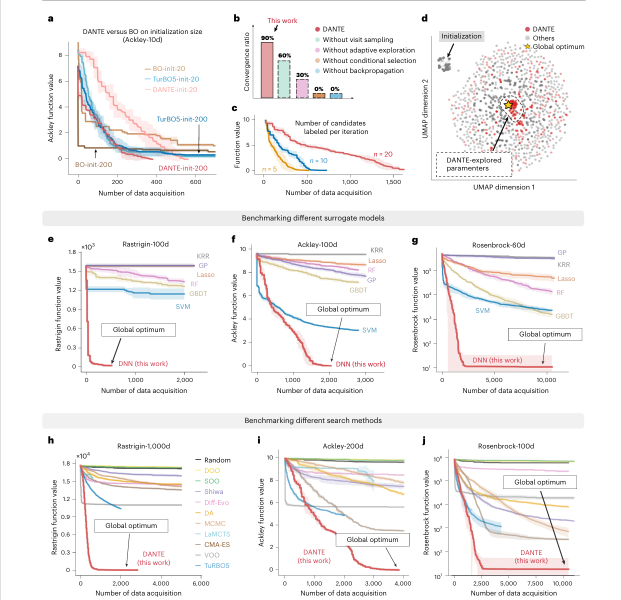
#> input picture figure_gallery/02_algorithm/nature_optimization_fig3.png, 1242 x 1200 px (shown at 1/2 size); its folder holds only this picture in this run
$ python update_gallery.py
#> lines starting #> are read from the running program, lines starting #| are printed output that depends on the picture
#> in analyze, image is the input picture: PIL image 1242x1200 RGB; mean R, G, B 245.5, 243.8, 243.7
### figure_studio/gallery.py
"""A small, local, non-destructive reference-gallery index."""

import csv
import hashlib
import json
from collections.abc import Iterable, Mapping
from dataclasses import dataclass, field, replace
from datetime import UTC, datetime
from pathlib import Path

import numpy as np
from PIL import Image

from .artifacts import directory_status

IMAGE_SUFFIXES = {".png", ".jpg", ".jpeg", ".webp", ".tif", ".tiff"}
CSV_FIELDS = (
    "relative_path",
    "sha256",
    "width",
    "height",
    "mode",
    "file_size",
    "modified_utc",
    "availability",
    "content_changed",
    "previous_sha256",
    "preference_review_status",
    "dominant_color",
    "mean_luminance",
    "grayscale_estimate",
    "whitespace_estimate",
    "is_duplicate",
    "favorite",
    "style",
    "chart_type",
    "application",
    "tags",
    "source",
    "user_evaluation",
    "analysis_date",
    "visual_analysis_status",
    "visual_analysis_date",
    "visual_analysis_by",
    "visual_analysis_notes",
    "visual_analysis_viewed",
    "visual_analysis_receipt",
)


@dataclass
class GalleryRecord:
    """Factual and manually editable metadata for one image."""

    relative_path: str
    sha256: str
    width: int
    height: int
    mode: str
    file_size: int
    modified_utc: str
    dominant_color: str
    mean_luminance: float
    grayscale_estimate: bool
    whitespace_estimate: float
    availability: str = "present"
    content_changed: bool = False
    previous_sha256: str = ""
    preference_review_status: str = "not_required"
    is_duplicate: bool = False
    favorite: bool = False
    style: str = ""
    chart_type: str = ""
    application: str = ""
    tags: str = ""
    source: str = ""
    user_evaluation: str = ""
    analysis_date: str = field(default_factory=lambda: datetime.now(UTC).date().isoformat())
    visual_analysis_status: str = "not_analyzed"
    visual_analysis_date: str = ""
    visual_analysis_by: str = ""
    visual_analysis_notes: str = ""
    visual_analysis_viewed: bool = False
    visual_analysis_receipt: str = ""

    def to_row(self) -> dict[str, str]:
        return {
            "relative_path": self.relative_path,
            "sha256": self.sha256,
            "width": str(self.width),
            "height": str(self.height),
            "mode": self.mode,
            "file_size": str(self.file_size),
            "modified_utc": self.modified_utc,
            "availability": self.availability,
            "content_changed": str(self.content_changed).lower(),
            "previous_sha256": self.previous_sha256,
            "preference_review_status": self.preference_review_status,
            "dominant_color": self.dominant_color,
            "mean_luminance": f"{self.mean_luminance:.4f}",
            "grayscale_estimate": str(self.grayscale_estimate).lower(),
            "whitespace_estimate": f"{self.whitespace_estimate:.4f}",
            "is_duplicate": str(self.is_duplicate).lower(),
            "favorite": str(self.favorite).lower(),
            "style": self.style,
            "chart_type": self.chart_type,
            "application": self.application,
            "tags": self.tags,
            "source": self.source,
            "user_evaluation": self.user_evaluation,
            "analysis_date": self.analysis_date,
            "visual_analysis_status": self.visual_analysis_status,
            "visual_analysis_date": self.visual_analysis_date,
            "visual_analysis_by": self.visual_analysis_by,
            "visual_analysis_notes": self.visual_analysis_notes,
            "visual_analysis_viewed": str(self.visual_analysis_viewed).lower(),
            "visual_analysis_receipt": self.visual_analysis_receipt,
        }


@dataclass(frozen=True)
class GalleryWorkReference:
    """A verified link from a gallery entry to an explicitly accepted work."""

    work_id: str
    status: str
    user_evaluation: str
    accepted_directory: str
    candidate_directory: str
    visual_design_reference: str
    code_reference: dict[str, object]
    source_hashes: dict[str, str]
    available: bool

    # [12 lines left out: function to_mapping, not called in this run]


class GalleryIndex:
    """Scan and search a local gallery without changing source images."""

    def __init__(self, root: str | Path):
        self.root = Path(root).expanduser().resolve()
        self.generated_root = self.root / "_generated"
        self.notes_root = self.generated_root / "gallery_notes"
        self.visual_analysis_root = self.generated_root / "gallery_visual_analysis"
        self.history_root = self.generated_root / "gallery_history"
        self.work_links_root = self.generated_root / "work_links"
        self.preferences_path = self.generated_root / "gallery_preferences.json"
        self.stale_report_path = self.generated_root / "stale_records.json"
        self.index_path = self.root / "gallery_index.csv"
        self._records: list[GalleryRecord] = []
        self._stale_records: list[GalleryRecord] = []
        self._scanned = False

    def _image_paths(self) -> list[Path]:
        if not self.root.exists():
            return []
        return sorted(
            path
            for path in self.root.rglob("*")
            if path.is_file()
            and not path.is_symlink()
            and path.suffix.lower() in IMAGE_SUFFIXES
            and self.generated_root not in path.parents
        )

    def _relative_path(self, path: Path) -> str:
        return path.resolve().relative_to(self.root).as_posix()

    @staticmethod
    def _hash(path: Path) -> str:
        digest = hashlib.sha256()
        with path.open("rb") as stream:
            for chunk in iter(lambda: stream.read(1024 * 1024), b""):
                digest.update(chunk)
        return digest.hexdigest()

    @staticmethod
    def _dominant_color(image: Image.Image) -> str:
        quantized = image.convert("RGB").resize((64, 64)).quantize(colors=8)
        counts = quantized.getcolors(maxcolors=64 * 64)
        if not counts:
            return "#000000"
        _, color_index = max(counts)
        palette = quantized.getpalette()
        red, green, blue = palette[color_index * 3 : color_index * 3 + 3]
        return f"#{red:02X}{green:02X}{blue:02X}"

    @staticmethod
    def _pixel_facts(image: Image.Image) -> tuple[float, bool, float]:
        array = np.asarray(image.convert("RGB").resize((100, 100)), dtype=np.float32)
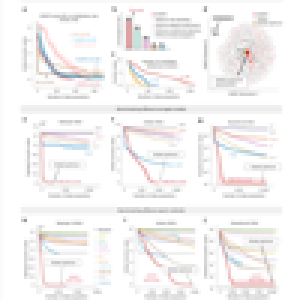
#> array: shape (100, 100, 3) float32 (shown 3 times larger); mean R, G, B 245.2, 243.5, 243.4
        luminance = (0.2126 * array[:, :, 0] + 0.7152 * array[:, :, 1] + 0.0722 * array[:, :, 2])
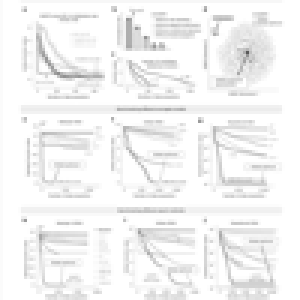
#> luminance: shape (100, 100) float32 (shown 3 times larger); min 90.27, max 255, mean 243.8
        channel_spread = np.max(array, axis=2) - np.min(array, axis=2)
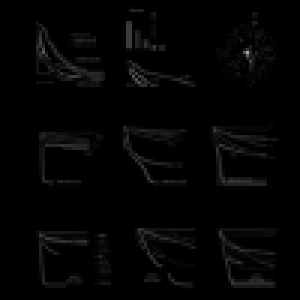
#> channel_spread: shape (100, 100) float32 (shown 3 times larger); min 0, max 161, mean 3.7
        grayscale_estimate = float(np.mean(channel_spread < 5.0)) >= 0.9
#> grayscale_estimate = False
        whitespace_estimate = float(np.mean(np.all(array >= 245.0, axis=2)))
#> whitespace_estimate = 0.629
        return float(np.mean(luminance)), grayscale_estimate, whitespace_estimate

    @staticmethod
    def _suggested_style(relative_path: str) -> str:
        folder = Path(relative_path).parts[0] if Path(relative_path).parts else ""
        return {
            "01_minimal": "minimal_editorial",
            "02_algorithm": "algorithm_research",
            "03_visual_narrative": "visual_narrative",
        }.get(folder, "")

    def _load_existing(self) -> dict[str, GalleryRecord]:
        if not self.index_path.exists():
            return {}
        with self.index_path.open(newline="", encoding="utf-8-sig") as stream:
            return {
                row["relative_path"]: self._record_from_row(row)
                for row in csv.DictReader(stream)
                if row.get("relative_path")
            }

    def _load_preferences(self) -> dict[str, dict[str, object]]:
        if not self.preferences_path.is_file():
            return {}
        value = json.loads(self.preferences_path.read_text(encoding="utf-8"))
        if not isinstance(value, dict):
            raise ValueError("gallery_preferences.json must contain an object")
        return {
            str(relative_path): dict(fields)
            for relative_path, fields in value.items()
            if isinstance(fields, Mapping)
        }

    # [63 lines left out: functions _save_preferences, _record_from_row, not called in this run]

    def analyze(self, path: str | Path) -> GalleryRecord:
        """Analyze one image and write a separate factual design note."""

        image_path = Path(path).expanduser().resolve()
        if image_path.suffix.lower() not in IMAGE_SUFFIXES:
            raise ValueError(f"Unsupported gallery image type: {image_path.suffix}")
        relative_path = self._relative_path(image_path)
        stat = image_path.stat()
        with Image.open(image_path) as image:
            image.load()
            mean_luminance, grayscale_estimate, whitespace_estimate = self._pixel_facts(image)
#> mean_luminance = 243.8; grayscale_estimate = False; whitespace_estimate = 0.629
            record = GalleryRecord(
                relative_path=relative_path,
                sha256=self._hash(image_path),
                width=image.width,
                height=image.height,
                mode=image.mode,
                file_size=stat.st_size,
                modified_utc=datetime.fromtimestamp(stat.st_mtime, UTC).isoformat(),
                dominant_color=self._dominant_color(image),
                mean_luminance=mean_luminance,
                grayscale_estimate=grayscale_estimate,
                whitespace_estimate=whitespace_estimate,
                style=self._suggested_style(relative_path),
            )
#> in _dominant_color, `quantized = image.convert("RGB").resize((64, 64)).quantize(colors=8)`:
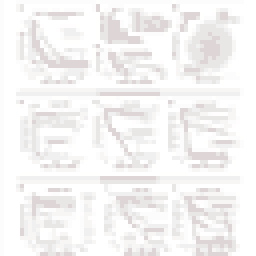
#> quantized: PIL image 64x64 P (shown 4 times larger); mean R, G, B 245.7, 244.1, 244.1
#> in _dominant_color, `counts = quantized.getcolors(maxcolors=64 * 64)`: counts = [(1431, 0), (139, 1), (43, 2), (529, 3), (489, 4), (511, 5), (556, 6), (398, 7)]
#> in _dominant_color, `_, color_index = max(counts)`: color_index = 0
#> in _dominant_color, `palette = quantized.getpalette()`: palette = [255, 255, 255, 255, 255, 254, 255, 253, 253, 252, 252, 252, 248, 245, 245, 240, 240, 240, 233, 230, 230, 222, 213, 214]
#> in _dominant_color, `red, green, blue = palette[color_index * 3 : color_index * 3 + 3]`: red = 255
#> in _suggested_style, `folder = Path(relative_path).parts[0] if Path(relative_path).parts els..`: folder = '02_algorithm'
        return record

    def _write_note(self, record: GalleryRecord) -> None:
        self.notes_root.mkdir(parents=True, exist_ok=True)
        note_path = self.notes_root / f"{record.sha256}.md"
        note = f"""# Gallery design note

- Relative path: `{record.relative_path}`
- Content hash: `{record.sha256}`
- Analysis date: `{record.analysis_date}`
- Source and license: unknown; fill manually when available.
- User evaluation: {record.user_evaluation or "blank until the user writes it"}.

## Observable facts

- Image dimensions: {record.width} × {record.height} px.
- Image mode: `{record.mode}`.
- Estimated dominant color: `{record.dominant_color}`.
- Mean luminance estimate: {record.mean_luminance:.3f} on a 0–255 scale.
- Grayscale tendency estimate: `{record.grayscale_estimate}`.
- Light-background pixel ratio estimate: {record.whitespace_estimate:.3f}.

## Interpretation limits

The chart type, original font, source data, research conclusion, exact line widths,
and user preference are unknown unless manually supplied. The pixel-derived color
and layout observations are estimates and should guide questions, not replace
visual review.

## Possible design methods to inspect manually

- Compare the whitespace estimate and dominant color with the intended page size.
- Check whether the contrast is carried by line style, marker, or direct labels
  in addition to color.
- Record a chart type and application only after a person has inspected the image.
"""
        note_path.write_text(note, encoding="utf-8")

    # [92 lines left out: functions _write_visual_analysis, _write_history, _copy_user_fields, _apply_preference, not called in this run]

    def scan(self) -> list[GalleryRecord]:
        """Incrementally scan supported images and update generated metadata."""

        existing = self._load_existing()
        preferences = self._load_preferences()
        records = [self.analyze(path) for path in self._image_paths()]
#> records = 1 item
        existing_by_hash: dict[str, GalleryRecord] = {}
        for previous in existing.values():
            existing_by_hash.setdefault(previous.sha256, previous)
        by_hash: dict[str, list[GalleryRecord]] = {}
        for record in records:
            by_hash.setdefault(record.sha256, []).append(record)
            previous = existing.get(record.relative_path) or existing_by_hash.get(record.sha256)
            if previous and previous.sha256 == record.sha256:
                self._copy_user_fields(previous, record)
                record.analysis_date = previous.analysis_date or record.analysis_date
                record.visual_analysis_status = previous.visual_analysis_status or "not_analyzed"
                record.visual_analysis_date = previous.visual_analysis_date
                record.visual_analysis_by = previous.visual_analysis_by
                record.visual_analysis_notes = previous.visual_analysis_notes
                record.visual_analysis_viewed = previous.visual_analysis_viewed
                record.visual_analysis_receipt = previous.visual_analysis_receipt
                record.preference_review_status = previous.preference_review_status
            elif previous:
                self._copy_user_fields(previous, record)
                record.content_changed = True
                record.previous_sha256 = previous.sha256
                record.preference_review_status = "needs_review"
                record.visual_analysis_status = "stale"
                record.visual_analysis_date = previous.visual_analysis_date
                record.visual_analysis_by = previous.visual_analysis_by
                record.visual_analysis_viewed = previous.visual_analysis_viewed
                record.visual_analysis_receipt = previous.visual_analysis_receipt
                self._write_history(previous, record, reason="content_hash_changed")
            if record.relative_path in preferences:
                self._apply_preference(record, preferences[record.relative_path])
#> this loop made 1 pass
#> after the loop, by_hash = 1 item
        for same_hash in by_hash.values():
            for index, record in enumerate(same_hash):
                record.is_duplicate = index > 0
        for record in records:
            self._write_note(record)
        current_paths = {record.relative_path for record in records}
#> current_paths = 1 item
        missing_records: list[GalleryRecord] = []
        for previous in existing.values():
            if previous.relative_path in current_paths:
                continue
            missing = replace(
                previous,
                availability="missing",
                preference_review_status="needs_review",
                visual_analysis_status="stale",
            )
            missing_records.append(missing)
#> after the loop, missing_records = []
        self._records = records + missing_records
#> self._records = 1 item
        self._stale_records = [
            record
            for record in self._records
            if record.availability != "present" or record.visual_analysis_status == "stale"
        ]
#> self._stale_records = []
        self._scanned = True
        self.write_index(self._records)
        self.generated_root.mkdir(parents=True, exist_ok=True)
        self.stale_report_path.write_text(
            json.dumps(
                [record.to_row() for record in self._stale_records],
                ensure_ascii=False,
                indent=2,
            )
            + "\n",
            encoding="utf-8",
        )
        return self._records

    def write_index(self, records: Iterable[GalleryRecord] | None = None) -> Path:
        """Write CSV metadata atomically, preserving the source image files."""

        rows = list(records if records is not None else self._records)
#> rows = 1 item
        self.root.mkdir(parents=True, exist_ok=True)
        temporary = self.index_path.with_suffix(".csv.tmp")
        with temporary.open("w", newline="", encoding="utf-8") as stream:
            writer = csv.DictWriter(stream, fieldnames=CSV_FIELDS)
            writer.writeheader()
            writer.writerows(record.to_row() for record in rows)
        temporary.replace(self.index_path)
        self._records = rows
        return self.index_path

    # [258 lines left out: functions search, stale_records, _load_work_links, search_works, save_user_preference, record_agent_analysis and 2 more, not called in this run]

### tools/update_gallery.py
"""Update the local figure-gallery index without modifying source images."""

import sys
from pathlib import Path

PROJECT_ROOT = Path(__file__).resolve().parents[1]
sys.path.insert(0, str(PROJECT_ROOT))

from figure_studio.gallery import GalleryIndex  # noqa: E402


def main() -> int:
    gallery = GalleryIndex(PROJECT_ROOT / "figure_gallery")
    records = gallery.scan()
#> records = 1 item
    print(f"Indexed {len(records)} gallery image(s) at {gallery.index_path}")
#| Indexed 1 gallery image(s) at figure_gallery/gallery_index.csv
    reviewed = sum(record.visual_analysis_status == "agent_reviewed" for record in records)
#> reviewed = 0
    print(f"Explicit visual reviews: {reviewed}; remaining not analyzed: {len(records) - reviewed}")
#| Explicit visual reviews: 0; remaining not analyzed: 1
    return 0


if __name__ == "__main__":
    raise SystemExit(main())
#> (the program exits here)
